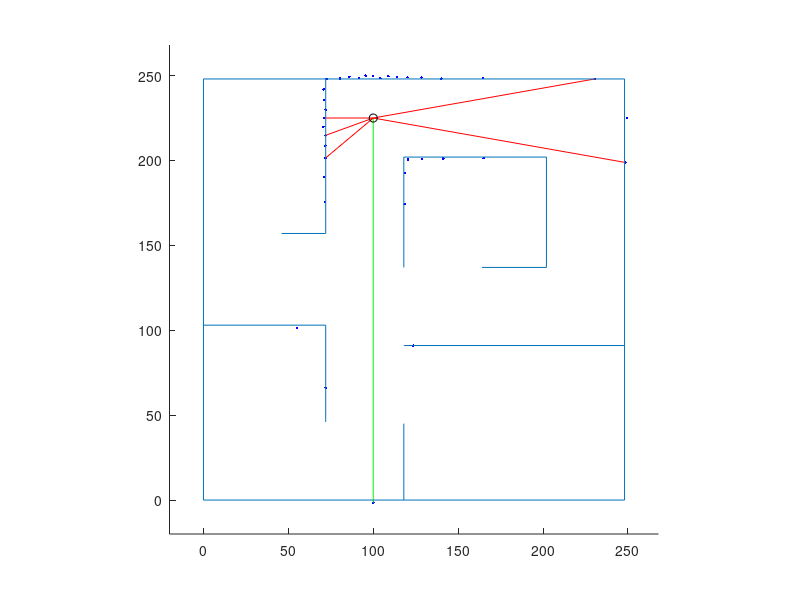

This chart was generated by the following MATLAB code: (Note: this script raises an error after producing the figure.)
cla, clc, clear
hold on
target_head = -90;
%%% Field Walls are set up here as a list of line segments %%%
max_dim = 248; % Maximum field dimensions in centimeters
axis([-20,max_dim+20,-20,max_dim+20])
axis square

% Wall structure [x1,y1;x2,y2] end points of line segment
outer_wall1 = [0,0;0,max_dim];
outer_wall2 = [0,0;max_dim,0];
outer_wall3 = [0,max_dim;max_dim,max_dim];
outer_wall4 = [max_dim,0;max_dim,max_dim];
outer_walls = [outer_wall1;outer_wall2;outer_wall3;outer_wall4];

island_wall1 = [202,137;202,202];
island_wall2 = [118,137;118,202];
island_wall3 = [118,202;202,202];
island_wall4 = [164,137;202,137];
island_walls = [island_wall1;island_wall2;island_wall3;island_wall4];

lr_wall1 = [118,91;max_dim,91];
lr_wall2 = [118,45;118,0];
lr_walls = [lr_wall1;lr_wall2];

ll_wall1 = [0,103;72,103];
ll_wall2 = [72,103;72,46];
ll_walls = [ll_wall1;ll_wall2];

ur_wall1 = [72,157;72,max_dim];
ur_wall2 = [46,157;72,157];
ur_walls = [ur_wall1;ur_wall2];

field_walls = [outer_walls;island_walls;lr_walls;ll_walls;ur_walls];

%%% Initialization parameters for robot and sensor %%%
global theta_exploring_island = 0;
r_pose_start = [100,225,(pi/180)*(-90)]; % Starting pose of the robot
%r_pose_start = [175,68,(pi/180)*(-180)]; % Starting pose of the robot
r_pose = r_pose_start;
num_readings = 36; % Number of sensor readings
angle_increment = 10*(pi/180); % Angular displacement between readings in radians
v = 0; % Linear Velocity, cm/sec
om = 0; % Angular Velocity, rad/sec
dt = 0.25; % Time step
pause(1)

% *** ITERATE THROUGH POSITIONS *** %
for t = 0:dt:5000
    cla
    laser_r = ones(length(field_walls)/2,num_readings);
    laser_r = laser_r.*1e3;

    for index = 1:num_readings
        angle = index*angle_increment + r_pose(3);
        for iter = 1:2:length(field_walls) % USING ASSUMPTION OF PARALLEL AND PERPENDICULAR WALLS
             if field_walls(iter,1) == field_walls(iter+1,1) % x components are the same
                 x_wall = field_walls(iter,1);
                 y_wall_proj = tan(angle)*(x_wall - r_pose(1)) + r_pose(2);
                 y_wall_max = max([field_walls(iter,2),field_walls(iter+1,2)]);
                 y_wall_min = min([field_walls(iter,2),field_walls(iter+1,2)]);
                 if (sign(cos(angle)) == sign(x_wall - r_pose(1))) || (tan(angle) > 1e10)
                     if (y_wall_proj <= y_wall_max) && (y_wall_proj >= y_wall_min) % if the projection lands on the wall
                        laser_r((iter+1)/2,index) = sqrt((x_wall - r_pose(1)).^2 + (y_wall_proj - r_pose(2)).^2);
                        %line(field_walls(iter:iter+1,1),field_walls(iter:iter+1,2),'Color','g')
                        %plot(x_wall, y_wall_proj,'r+')
                     end
                 end
             else % y components are the same
                 y_wall = field_walls(iter,2);
                 x_wall_proj = (y_wall - r_pose(2))/tan(angle) + r_pose(1);
                 x_wall_max = max([field_walls(iter,1),field_walls(iter+1,1)]);
                 x_wall_min = min([field_walls(iter,1),field_walls(iter+1,1)]);
                 if (sign(sin(angle)) == sign(y_wall - r_pose(2))) || (tan(angle) > 1e10)
                     if (x_wall_proj <= x_wall_max) && (x_wall_proj >= x_wall_min) % if the projection lands on the wall
                         if (angle == 90*(pi/180)) && (y_wall < r_pose(2))
                             continue
                         end
                         if (angle == 270*(pi/180)) && (y_wall > r_pose(2))
                             continue
                         end
                         laser_r((iter+1)/2,index) = sqrt((y_wall - r_pose(2)).^2 + (x_wall_proj - r_pose(1)).^2);
                         %line(field_walls(iter:iter+1,1),field_walls(iter:iter+1,2),'Color','r')
                         %plot(x_wall_proj, y_wall,'g+')
                     end
                 end
             end
        end
    end

    laser_rp = zeros(1,num_readings);
    for index = 1:num_readings
        laser_rp(index) = min(laser_r(:,index));
            laser_rp(index) = laser_rp(index) + 2*rand(1);
    end

    laser_xy = zeros(num_readings,2);
    for index = 1:num_readings
        angle = index*angle_increment + r_pose(3);
        laser_xy(index,:) = [laser_rp(index)*cos(angle) + r_pose(1),laser_rp(index)*sin(angle) + r_pose(2)];
    end

    %%% PLOT LASER LINES %%%
    for index = 1:num_readings
        % Show all laser lines
        %line([r_pose(1),laser_xy(index,1)],[r_pose(2),laser_xy(index,2)],'Color','r')
        % Show laser dots
        plot(laser_xy(:,1),laser_xy(:,2), 'b.')
    end
    %%% Show special laser lines in different colors %%%
    line([r_pose(1),laser_xy(36,1)],[r_pose(2),laser_xy(36,2)], 'Color','g') % Heading beam
    for index = [8, 10, 27, 29, 31] % To add laser lines to display enter their index in the square bracket
        line([r_pose(1),laser_xy(index,1)],[r_pose(2),laser_xy(index,2)], 'Color','r')
    end
    
    %%% DRAW WALLS %%%
    for iter = 1:2:length(field_walls)
        line(field_walls(iter:iter+1,1),field_walls(iter:iter+1,2))
    end
    %%% PLOT ROBOT %%%
    plot(r_pose(1),r_pose(2),'ko')


    
    % *** Potential Field Navigation *** %
  %  disp("Beam 8:");
  %  disp(laser_rp(8));
  %  disp("Beam 10:");
  %  disp(laser_rp(10));
    disp(theta_exploring_island);
    vp = v;
    omp = om;
    [v, om, target_head] = PocLoc1(laser_rp, (r_pose(3)*180/pi), target_head);
%    [v, om] = PocLoc2(laser_rp);
    
    %%% MOTION NOISE %%%
    v = v + .2*rand(1);
    om = om + .01*rand(1);
    
    %%% MOTION DAMPENING %%%
    v = 0.1*v + 0.9*vp;
    om = 0.1*om + 0.9*omp;
    
    %%% MOTION MODEL %%%
    r_pose(3) = r_pose(3) + om*dt;
    r_pose(1) = r_pose(1) + v*cos(r_pose(3));
    r_pose(2) = r_pose(2) + v*sin(r_pose(3));
    disp((r_pose(3) * 180/pi));
    pause(1/256)
end
